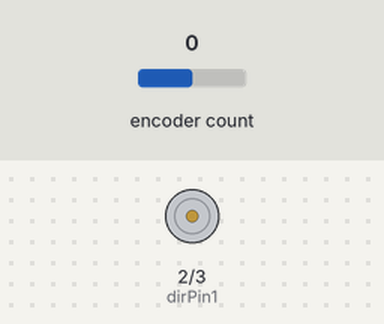
Bench run of a sketch on a simulated Arduino Mega 2560, built with avr-gcc and run on an emulated ATmega2560. Shown: motor-driver pin pairs drawn as motors (green arrow = first pin HIGH = forward, orange = second pin HIGH = backward, longer = more drive, scaled by the enable pin). The inputs (shaded band) are chosen by the test bench; at power-on: encoder count 0.

Above: at 1.2 s.
1.3 s: encoder count set to 4
At 3.7 s:
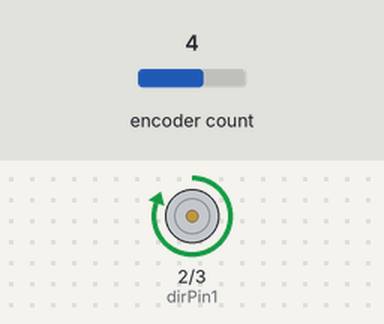
Timing chart, 0 to 5.2 s (numbered marks = the images above; inputs shaded):
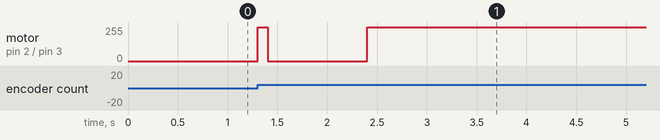

The sketch:

DualFeedbackMotor.ino
```cpp
#include <Encoder.h>
#include <PID_v1.h>

#define Freq_Ts 100
#define pwmPin 37
#define dirPin1 2
#define dirPin2 3
#define encA 6
#define encB 7

double Setpoint, Input, Output;
double p_Kp=2, p_Ki=5, p_Kd=1;
double v_Kp=2, v_Ki=5, v_Kd=1;
double lastError = 0;
double sumError = 0;

long oldPosition  = -999;
long newPosition = 0;

long velocity = 0;

enum ControlModes{POSITION, VELOCITY};
ControlModes controlMode = POSITION;

Encoder myEnc(encA, encB);
PID positionPID(&Input, &Output, &Setpoint, p_Kp, p_Ki, p_Kd, DIRECT);
PID velocityPID(&Input, &Output, &Setpoint, v_Kp, v_Ki, v_Kd, DIRECT);

void motorSetup(){
  pinMode(pwmPin, OUTPUT);
  pinMode(dirPin1, OUTPUT);
  pinMode(dirPin2, OUTPUT);

  Output = 0;
  positionPID.SetMode(AUTOMATIC);
  velocityPID.SetMode(AUTOMATIC);

  positionPID.SetOutputLimits(-1023, 1023);
  velocityPID.SetOutputLimits(-1023, 1023);
}

void motorCalc(){
  newPosition = myEnc.read();
  velocity = (newPosition - oldPosition) / (Freq_Ts*0.000001);
  if (newPosition != oldPosition) {
    oldPosition = newPosition;
    //Serial.println(newPosition);
    //Serial.println(newPosition);
  }

  switch (controlMode){
    case POSITION: {
      Input = newPosition;
      positionPID.Compute();
      break;
    }
    case VELOCITY: {
      Input = velocity;
      velocityPID.Compute();
      break;
    }
  }

  if (Output < 0) {
      digitalWrite(dirPin2, LOW);//backward if high
      digitalWrite(dirPin1, HIGH);//forward if high
      //Serial.println("FW");
  }
  if (Output > 0) {
      digitalWrite(dirPin2, HIGH);//backward if high
      digitalWrite(dirPin1, LOW);//forward if high
      //Serial.println("BK");
  }

  analogWrite(pwmPin,abs(Output));

}
```

test.ino
```cpp
void setup() {
  motorSetup();

}

void loop() {
  // put your main code here, to run repeatedly:
  motorCalc();
}
```

Measured:
- after the input at 1.3 s, motor on pin 2 (dirPin1) / pin 3 (dirPin2): stopped → forward 255/255 at once, → stopped 0.10 s later, → forward 255/255 1.0 s later
